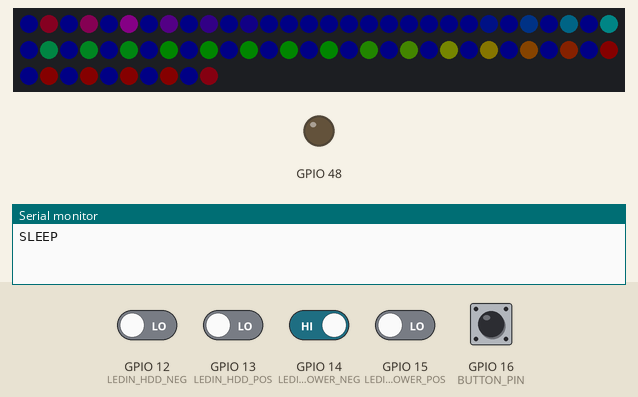
This sketch was run on a simulated ESP32-S3. On the bench: 70 RGB LEDs in strip order, left to right, continuing on the next row, output pins drawn as LEDs (lit = HIGH), the last lines printed to the serial monitor. The inputs (shaded band) are chosen by the test bench; at power-on: GPIO 14 (LEDIN_POWER_NEG), GPIO 16 (BUTTON_PIN) HIGH, GPIO 12 (LEDIN_HDD_NEG), GPIO 13 (LEDIN_HDD_POS), GPIO 15 (LEDIN_POWER_POS) LOW. Dim RGB values are drawn brighter than linear.

Above: at 1.2 s.
1.3 s: GPIO 16 (BUTTON_PIN) pulled LOW for 0.15 s
At 1.95 s:
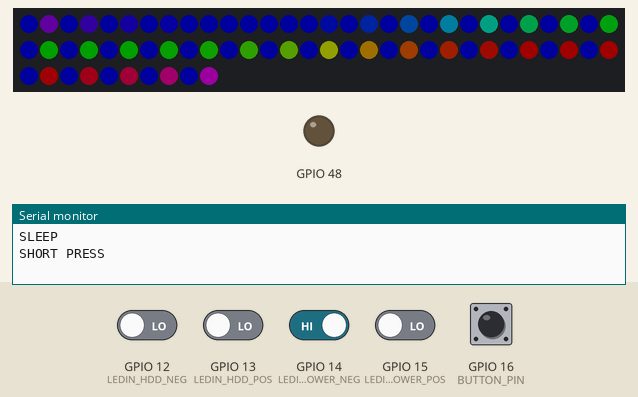
2.0 s: GPIO 16 (BUTTON_PIN) pulled LOW for 1 s
At 3.45 s:
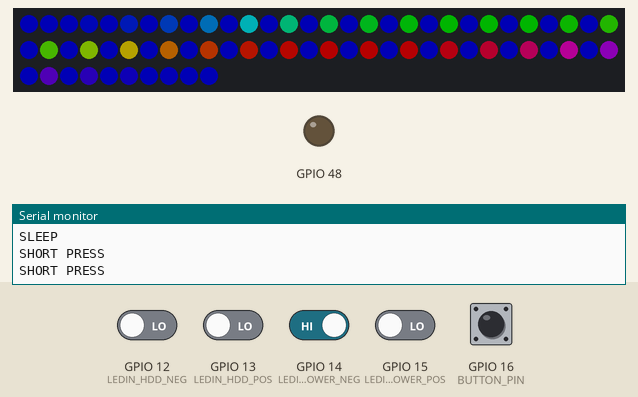
3.6 s: GPIO 16 (BUTTON_PIN) pulled LOW for 0.15 s
At 4.05 s:
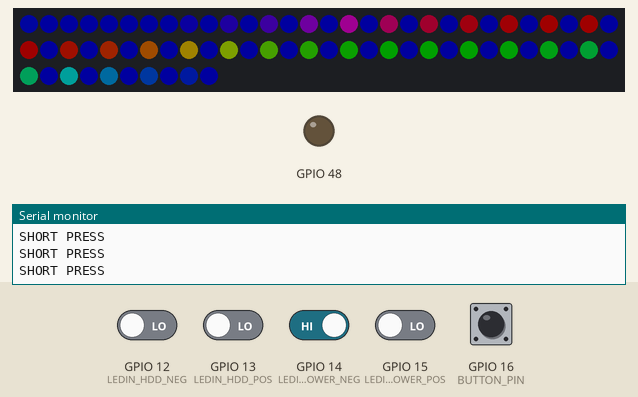
4.3 s: GPIO 16 (BUTTON_PIN) pulled LOW for 0.15 s
At 4.65 s:
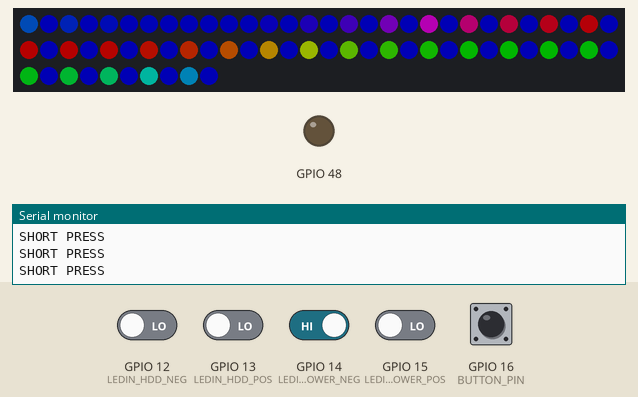
5.0 s: GPIO 13 (LEDIN_HDD_POS) driven HIGH
At 6.17 s:
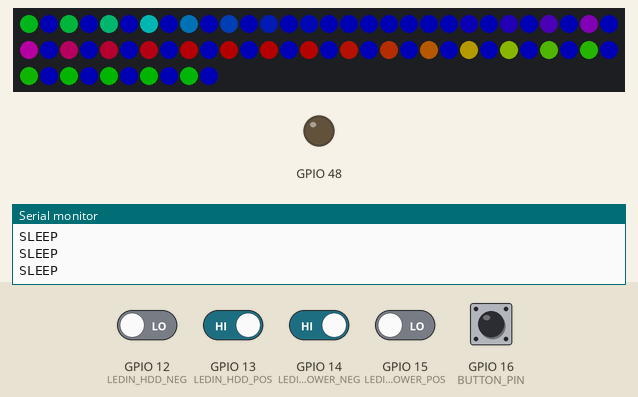
8.0 s: GPIO 14 (LEDIN_POWER_NEG) driven LOW
At 8.3 s:
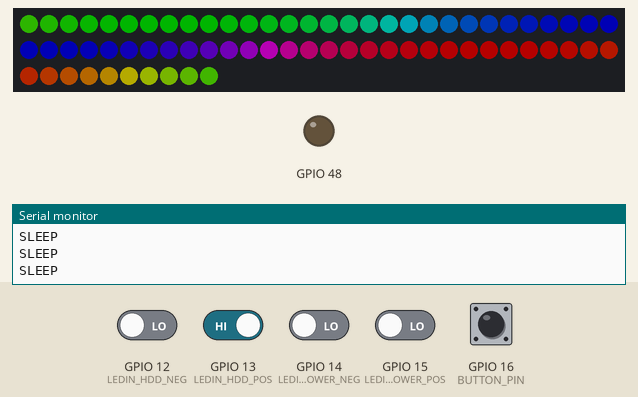
Timing chart, 0 to 10.6 s (numbered marks = the images above; inputs shaded):
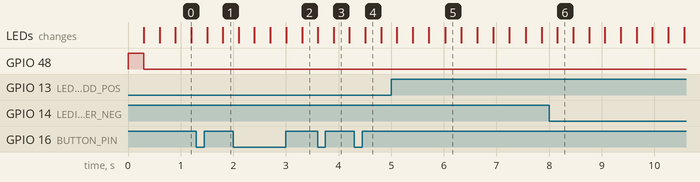

The sketch:

NeptuneLedController.ino
```cpp
#include <Adafruit_NeoPixel.h>

#define LEDIN_POWER_POS 15
#define LEDIN_POWER_NEG 14
#define LEDIN_HDD_POS 13
#define LEDIN_HDD_NEG 12
#define LEDIN_POWER_5V 4

#define BUTTON_PIN 16
#define LEDOUT_RED 9
#define NEOPIXEL_PIN 17

#define NEOPIXEL_CNT 70

#define NEOPIXEL_FRAMERATE (1000 / 60)
#define NEOPIXEL_HUE_GAP (0x10000 / NEOPIXEL_CNT)
#define NEOPIXEL_HUE_ADD ((0x10000 / NEOPIXEL_CNT) / 8)
#define NEOPIXEL_BRIGHTNESS_FULL  64
#define NEOPIXEL_BRIGHTNESS_HALF  32
#define NEOPIXEL_BRIGHTNESS_LOW   8

//#define SLEEP_USE_FLASHES
#define SLEEP_USE_BICOLOR

#define PWRSTATE_SLEEP_PULSE 3000
#define PWRSTATE_ON_TIMEOUT (PWRSTATE_SLEEP_PULSE * 2)
#define PWRSTATE_OFF_TIMEOUT (PWRSTATE_SLEEP_PULSE * 2)
#define HDD_LED_TIMEOUT 500

#define BTN_TIME_DEBOUNCE 100
#define BTN_TIME_LONGPRESS 3000

enum
{
  PWRSTATE_UNKNOWN,
  PWRSTATE_ON,
  PWRSTATE_OFF,
  PWRSTATE_SLEEP,
};

enum
{
  NEOSTATE_SAFE,
  NEOSTATE_HALF_1,
  NEOSTATE_FULL_1,
  NEOSTATE_HALF_2,
  NEOSTATE_FULL_2,
  NEOSTATE_HALF_3,
  NEOSTATE_FULL_3,
  NEOSTATE_HALF_4,
  NEOSTATE_FULL_4,
  NEOSTATE_OFF,
};

char pwr_state = PWRSTATE_UNKNOWN;
char neo_state = 0;

uint32_t neopixel_time = 0;
uint32_t neopixel_rate = 100;

uint32_t pwrstate_on_time = 0;
uint32_t pwrstate_off_time = 0;
uint32_t pwrstate_sleep_time = 0;

uint32_t hdd_led_time = 0;

uint32_t btn_time = 0;
bool btn_waitforrelease = false;

Adafruit_NeoPixel pixels(NEOPIXEL_CNT, NEOPIXEL_PIN, NEO_GRB + NEO_KHZ800);

void setup() {
  Serial.begin(9600);

  pinMode(LED_BUILTIN, OUTPUT);

  pinMode(LEDIN_POWER_POS, INPUT);
  pinMode(LEDIN_POWER_NEG, INPUT);
  pinMode(LEDIN_HDD_POS, INPUT);
  pinMode(LEDIN_HDD_NEG, INPUT);
  pinMode(LEDIN_POWER_5V, INPUT);

  #ifdef INPUT_PULLUP
  pinMode(BUTTON_PIN, INPUT_PULLUP);
  #else
  pinMode(BUTTON_PIN, INPUT);
  digitalWrite(BUTTON_PIN, HIGH);
  #endif

  pixels.begin();
  pixels.clear();
}

void loop() {
  uint32_t now = millis();
  bool draw_neopixels = false;
  bool pwr_led = isPowerLedOn();
  bool hdd_led = isHddLedOn();
  bool btn = isBtnPressed();
  static bool prev_pwr_led = false;
  static bool prev_hdd_led = false;
  static bool prev_btn = false;

  static uint32_t hue = 0;

  if (neo_state == NEOSTATE_SAFE || neo_state == NEOSTATE_OFF)
  {
    // blink heartbeat only when neopixels are not active
    if ((now % 2000) < 300) {
      digitalWrite(LED_BUILTIN, HIGH);
    }
    else {
      digitalWrite(LED_BUILTIN, LOW);
    }
  }

  if ((now - neopixel_time) > NEOPIXEL_FRAMERATE)
  {
    neopixel_time = now;
    draw_neopixels = true;
  }

  if (pwr_led != false && prev_pwr_led == false) // blink on event
  {
    #ifdef SLEEP_USE_FLASHES
    if (pwr_state != PWRSTATE_SLEEP) {
      Serial.printf("PWR LED ON\r\n");
    }
    else {
      Serial.printf("PWR LED ON (SLEEP)\r\n");
    }
    pwrstate_on_time = now;
    if ((pwrstate_on_time - pwrstate_off_time) < PWRSTATE_SLEEP_PULSE) {
      pwr_state = PWRSTATE_SLEEP;
      pwrstate_sleep_time = now;
      Serial.printf("SLEEP\r\n");
    }
    #else
    Serial.printf("PWR LED ON\r\n");
    #endif
  }
  else if (pwr_led == false && prev_pwr_led != false)
  {
    Serial.printf("PWR LED OFF\r\n");
    pwrstate_off_time = now;
  }

  if (hdd_led != false) {
    pwr_state = PWRSTATE_ON;
    hdd_led_time = now;
    pwrstate_on_time = pwrstate_off_time = pwrstate_sleep_time = now;
    digitalWrite(LEDOUT_RED, HIGH);
  }
  else
  {
    if ((now - hdd_led_time) > HDD_LED_TIMEOUT) {
      digitalWrite(LEDOUT_RED, LOW);
    }
  }

  if (pwr_led != false)
  {
    #ifdef SLEEP_USE_FLASHES
    if ((now - pwrstate_on_time) > PWRSTATE_ON_TIMEOUT)
    #endif
    {
      if (pwr_state != PWRSTATE_ON) {
        Serial.printf("PWR STATE ON\r\n");
      }
      pwr_state = PWRSTATE_ON;
    }
  }
  else if (pwr_led == false)
  {
    #ifdef SLEEP_USE_BICOLOR
    if (isPowerLedReversed())
    {
      if (pwr_state != PWRSTATE_SLEEP) {
        Serial.printf("SLEEP\r\n");
      }
      pwr_state = PWRSTATE_SLEEP;
      pwrstate_sleep_time = now;
    }
    else
    #endif
    if ((now - pwrstate_sleep_time) > PWRSTATE_OFF_TIMEOUT || (now - pwrstate_off_time) > PWRSTATE_OFF_TIMEOUT)
    {
      if (pwr_state != PWRSTATE_OFF) {
        Serial.printf("PWR STATE OFF\r\n");
      }
      pwr_state = PWRSTATE_OFF;
    }
  }

  if (btn != false && prev_btn == false) { // press event
    btn_time = now;
  }

  if (btn != false && (now - btn_time) > BTN_TIME_LONGPRESS)
  {
    if (btn_waitforrelease == false) {
      Serial.printf("LONG PRESS\r\n");
    }
    neo_state = NEOSTATE_OFF;
    btn_waitforrelease = true;
  }

  if (btn == false && prev_btn != false) // release event
  {
    if (btn_waitforrelease == false)
    {
      if ((now - btn_time) > BTN_TIME_DEBOUNCE)
      {
        Serial.printf("SHORT PRESS\r\n");
        neo_state += 1;
        if (neo_state >= NEOSTATE_OFF) {
          neo_state = 0;
        }
      }
    }
    else {
      btn_waitforrelease = false;
      Serial.printf("LONG PRESS RELEASED\r\n");
    }
  }

  if (draw_neopixels != false)
  {
    uint8_t brightness;
    if (neo_state == NEOSTATE_SAFE) {
      brightness = NEOPIXEL_BRIGHTNESS_LOW;
    }
    else if (neo_state == NEOSTATE_FULL_1 || neo_state == NEOSTATE_FULL_2 || neo_state == NEOSTATE_FULL_3 || neo_state == NEOSTATE_FULL_4) {
      brightness = NEOPIXEL_BRIGHTNESS_FULL;
    }
    else if (neo_state == NEOSTATE_HALF_1 || neo_state == NEOSTATE_HALF_2 || neo_state == NEOSTATE_HALF_3 || neo_state == NEOSTATE_HALF_4) {
      brightness = NEOPIXEL_BRIGHTNESS_HALF;
    }
    else if (neo_state >= NEOSTATE_OFF) {
      brightness = 0;
    }
    pixels.setBrightness(brightness);

    for (uint16_t i = 0; i < NEOPIXEL_CNT; i++)
    {
      uint16_t j = i;
      uint32_t h = i;
      uint32_t c;
      h *= NEOPIXEL_HUE_GAP;
      h += hue;
      h &= 0xFFFF;
      if (neo_state <= NEOSTATE_FULL_2 || neo_state <= NEOSTATE_HALF_2) {
        h = (0x10000 - h - 1);
      }
      c = pixels.gamma32(pixels.ColorHSV(h));
      if (pwr_state == PWRSTATE_SLEEP)
      {
        if ((i % 2) == 0) {
          c = pixels.Color(0, 0, 255);
        }
      }
      if (neo_state == NEOSTATE_FULL_2 || neo_state == NEOSTATE_HALF_2 || neo_state == NEOSTATE_FULL_4 || neo_state == NEOSTATE_HALF_4) {
        j = NEOPIXEL_CNT - i - 1;
      }
      pixels.setPixelColor(j, c);
    }
    hue += NEOPIXEL_HUE_ADD;

    pixels.show();
  }

  prev_pwr_led = pwr_led;
  prev_hdd_led = hdd_led;
  prev_btn = btn;
}

bool isPowerLedOn() {
  return digitalRead(LEDIN_POWER_POS) != LOW && digitalRead(LEDIN_POWER_NEG) == LOW;
}

bool isPowerLedReversed() {
  return digitalRead(LEDIN_POWER_POS) == LOW && digitalRead(LEDIN_POWER_NEG) != LOW;
}

bool isHddLedOn() {
  return digitalRead(LEDIN_HDD_POS) != LOW && digitalRead(LEDIN_HDD_NEG) == LOW;
}

bool isBtnPressed() {
  return digitalRead(BUTTON_PIN) == LOW;
}
```
